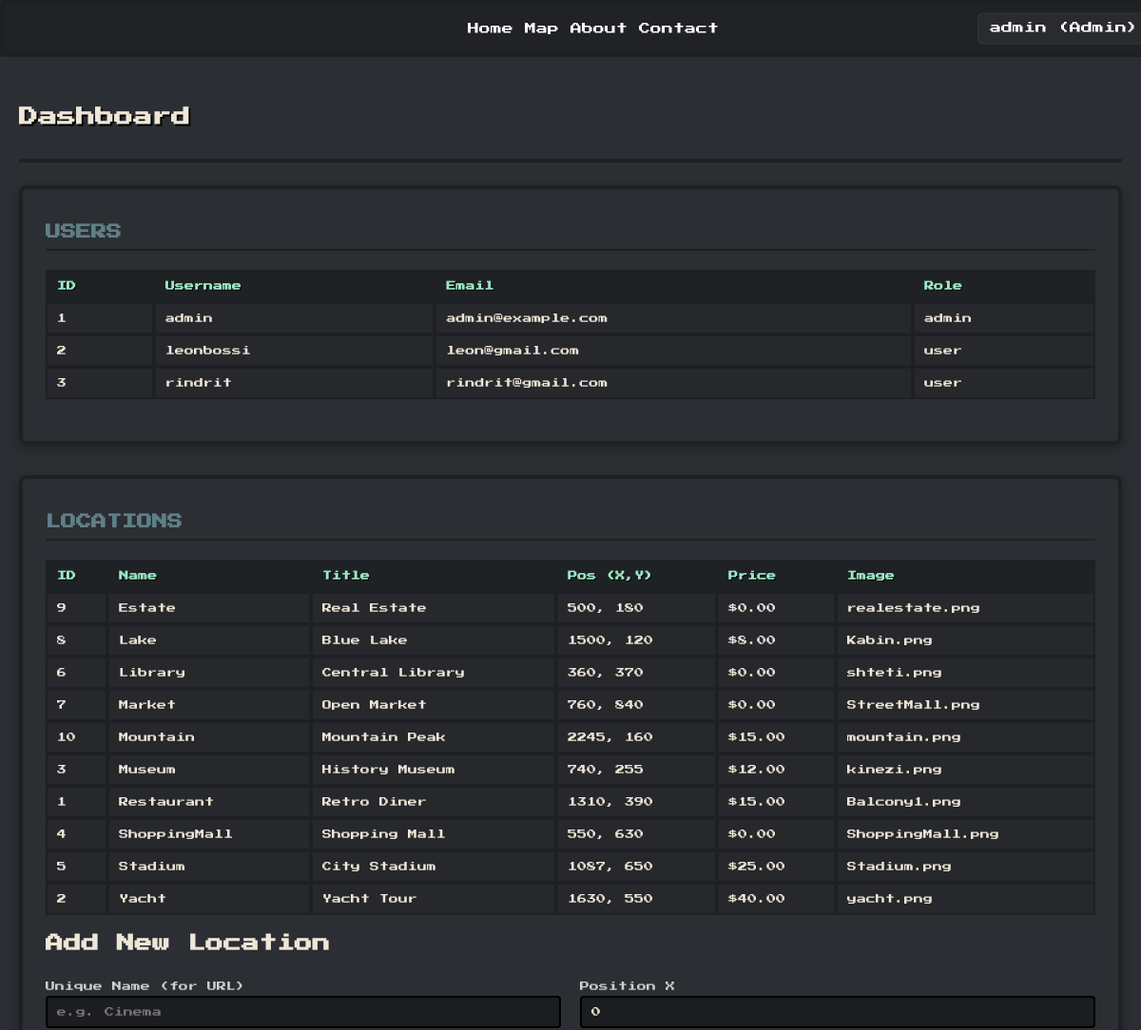
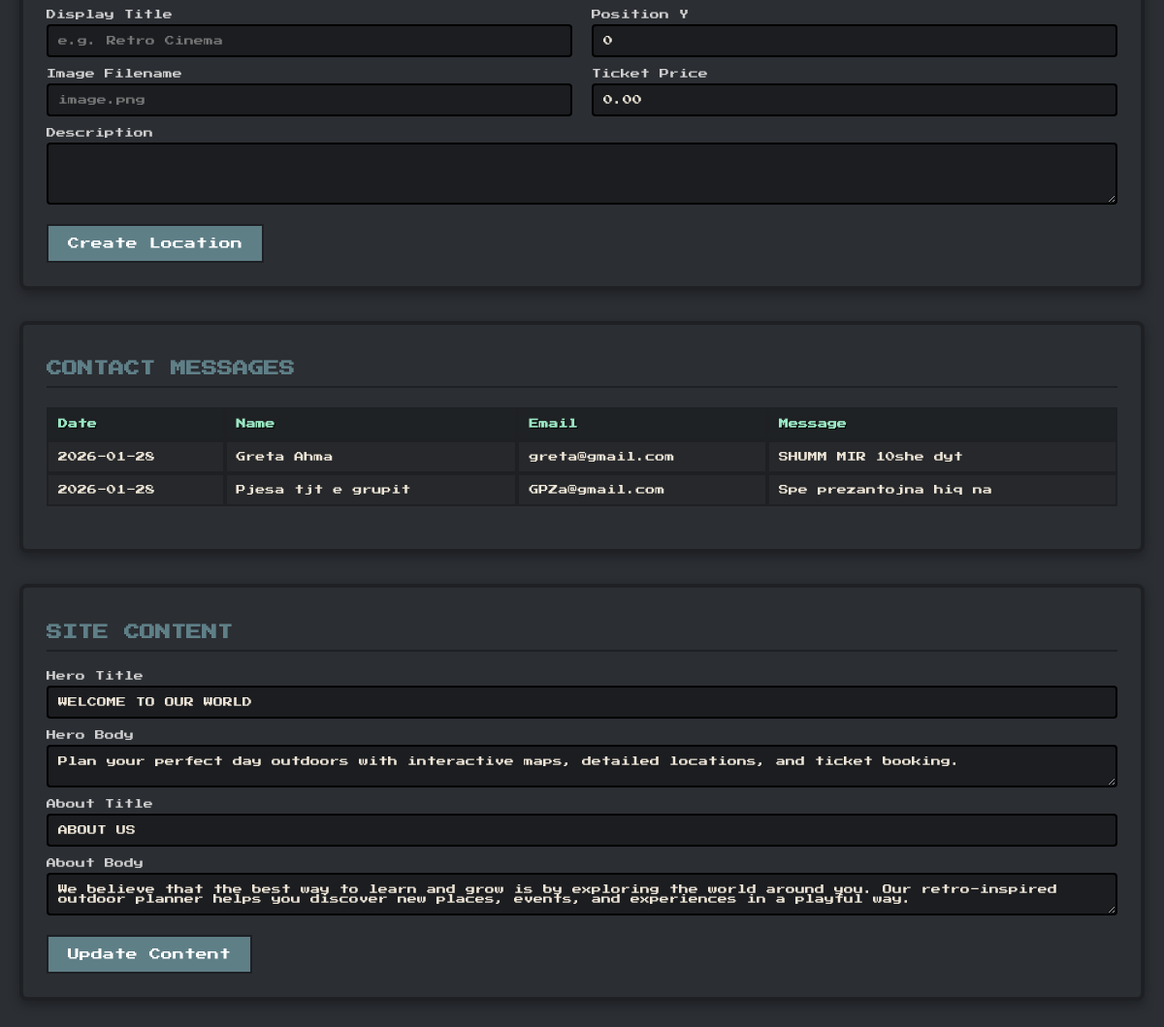
The app's page /Pages/Admin/dashboard.php (signed in) with its own data (2 pictures, top to bottom).
### tables this page shows
CREATE TABLE IF NOT EXISTS users (
    id INT AUTO_INCREMENT PRIMARY KEY,
    username VARCHAR(50) UNIQUE NOT NULL,
    email VARCHAR(100) UNIQUE NOT NULL,
    password VARCHAR(255) NOT NULL,
    role ENUM('admin','user') NOT NULL DEFAULT 'user',
    created_at TIMESTAMP DEFAULT CURRENT_TIMESTAMP
);

CREATE TABLE IF NOT EXISTS places (
    id INT AUTO_INCREMENT PRIMARY KEY,
    name VARCHAR(100) NOT NULL,
    title VARCHAR(200) NOT NULL,
    description TEXT NOT NULL,
    image VARCHAR(255) NOT NULL,
    position_x INT NOT NULL,
    position_y INT NOT NULL,
    ticket_price DECIMAL(10,2) NOT NULL DEFAULT 10.00,
    created_at TIMESTAMP DEFAULT CURRENT_TIMESTAMP,
    created_by INT NULL,
    updated_by INT NULL,
    FOREIGN KEY (created_by) REFERENCES users(id) ON DELETE SET NULL,
    FOREIGN KEY (updated_by) REFERENCES users(id) ON DELETE SET NULL
);

CREATE TABLE IF NOT EXISTS contact_messages (
    id INT AUTO_INCREMENT PRIMARY KEY,
    name VARCHAR(100) NOT NULL,
    email VARCHAR(100) NOT NULL,
    message TEXT NOT NULL,
    user_id INT NULL,
    created_at TIMESTAMP DEFAULT CURRENT_TIMESTAMP,
    FOREIGN KEY (user_id) REFERENCES users(id) ON DELETE SET NULL
);

CREATE TABLE IF NOT EXISTS site_content (
    id INT AUTO_INCREMENT PRIMARY KEY,
    slug VARCHAR(100) UNIQUE NOT NULL,
    title VARCHAR(200) NOT NULL,
    body TEXT NOT NULL,
    created_at TIMESTAMP DEFAULT CURRENT_TIMESTAMP
);

### config.php (called while the page is built, shortened)
<?php
function getCurrentUsername(): ?string {
    return isset($_SESSION['username']) ? (string)$_SESSION['username'] : null;
}

### classes/User.php (called while the page is built, shortened)
<?php
require_once __DIR__ . '/../config.php';
class User
{
    public function __construct(int $id, string $username, string $email, string $passwordHash, string $role = 'user')
    {
        $this->id = $id;
        $this->username = $username;
        $this->email = $email;
        $this->role = $role;
    }
    public static function fromRow(array $row): self
    {
        return new self(
            (int)$row['id'],
            $row['username'],
            $row['email'],
            $row['password'],
            $row['role'] ?? 'user'
        );
    }
    public static function all(): array
    {
        $conn = getDBConnection();
        $result = $conn->query("SELECT * FROM users ORDER BY id");
        $users = [];
        while ($row = $result->fetch_assoc()) {
            $users[] = self::fromRow($row);
        }
        return $users;
    }
}

### classes/Place.php (called while the page is built, shortened)
<?php
require_once __DIR__ . '/../config.php';
class Place
{
    public function __construct(
        int $id,
        string $name,
        string $title,
        string $description,
        ?string $image,
        int $position_x,
        int $position_y,
        float $ticket_price
    ) {
        $this->id = $id;
        $this->name = $name;
        $this->title = $title;
        $this->image = $image;
        $this->position_x = $position_x;
        $this->position_y = $position_y;
        $this->ticket_price = $ticket_price;
    }
    public static function fromRow(array $row): self
    {
        return new self(
            (int)$row['id'],
            $row['name'],
            $row['title'],
            $row['description'],
            $row['image'] ?? null,
            (int)$row['position_x'],
            (int)$row['position_y'],
            (float)$row['ticket_price']
        );
    }
    public static function all(): array
    {
        $conn = getDBConnection();
        $result = $conn->query("SELECT * FROM places ORDER BY name");
        $places = [];
        while ($row = $result->fetch_assoc()) {
            $places[] = self::fromRow($row);
        }
        return $places;
    }
}

### classes/ContactMessage.php (called while the page is built, shortened)
<?php
require_once __DIR__ . '/../config.php';
class ContactMessage
{
    public function __construct(int $id, string $name, string $email, string $message, ?int $userId, string $createdAt)
    {
        $this->name = $name;
        $this->email = $email;
        $this->message = $message;
        $this->createdAt = $createdAt;
    }
    public static function all(): array
    {
        $conn = getDBConnection();
        $result = $conn->query("SELECT id, name, email, message, user_id, created_at FROM contact_messages ORDER BY created_at DESC");
        $messages = [];
        while ($row = $result->fetch_assoc()) {
            $messages[] = new self(
                (int)$row['id'],
                $row['name'],
                $row['email'],
                $row['message'],
                $row['user_id'] !== null ? (int)$row['user_id'] : null,
                $row['created_at']
            );
        }
        return $messages;
    }
}

### Pages/Admin/dashboard.php (the view, shortened to what this page needs)
<?php
require_once '../../config.php';
require_once __DIR__ . '/../../classes/ContactMessage.php';
require_once __DIR__ . '/../../classes/Place.php';
require_once __DIR__ . '/../../classes/User.php';
$contactMessages = ContactMessage::all();
$places = Place::all();
$users = User::all();
$conn = getDBConnection();
$heroContent = null;
$aboutContent = null;
$stmt = $conn->prepare("SELECT slug, title, body FROM site_content WHERE slug IN ('home_hero','about_text')");
$stmt->execute();
$result = $stmt->get_result();
while ($row = $result->fetch_assoc()) {
    if ($row['slug'] === 'home_hero') {
        $heroContent = $row;
    } elseif ($row['slug'] === 'about_text') {
        $aboutContent = $row;
    }
}
?>
<!DOCTYPE html>
<html lang="en">
<head>
    <link rel="stylesheet" href="../Home/home.css">
</head>
<body>
<nav>
    <div class="nav-links">
        <a href="../Home/home.php#home">Home</a>
        <a href="../Home/home.php#map">Map</a>
        <a href="../Home/home.php#about">About</a>
        <a href="../Home/home.php#contact">Contact</a>
    </div>
    <div class="auth">
        <button class="auth-btn"><?php echo htmlspecialchars(getCurrentUsername()); ?> (Admin) ▾</button>
    </div>
</nav>
<div class="admin-wrapper">
    <div class="admin-header">
        <h1>Dashboard</h1>
    </div>
    <div class="admin-section">
        <h2>Users</h2>
        <?php if (empty($users)): ?>
            <p style="font-size: 10px;">No users found.</p>
        <?php else: ?>
            <table class="admin-table">
                <thead>
                    <tr>
                        <th>ID</th>
                        <th>Username</th>
                        <th>Email</th>
                        <th>Role</th>
                    </tr>
                </thead>
                <tbody>
                    <?php foreach ($users as $u): ?>
                        <tr>
                            <td><?php echo (int)$u->id; ?></td>
                            <td><?php echo htmlspecialchars($u->username); ?></td>
                            <td><?php echo htmlspecialchars($u->email); ?></td>
                            <td><?php echo htmlspecialchars($u->role); ?></td>
                        </tr>
                    <?php endforeach; ?>
                </tbody>
            </table>
        <?php endif; ?>
    </div>
    <div class="admin-section">
        <h2>Locations</h2>
        <?php if (empty($places)): ?>
            <p style="font-size: 10px;">No places found.</p>
        <?php else: ?>
            <table class="admin-table">
                <thead>
                    <tr>
                        <th>ID</th>
                        <th>Name</th>
                        <th>Title</th>
                        <th>Pos (X,Y)</th>
                        <th>Price</th>
                        <th>Image</th>
                    </tr>
                </thead>
                <tbody>
                    <?php foreach ($places as $p): ?>
                        <tr>
                            <td><?php echo (int)$p->id; ?></td>
                            <td><?php echo htmlspecialchars($p->name); ?></td>
                            <td><?php echo htmlspecialchars($p->title); ?></td>
                            <td><?php echo $p->position_x . ', ' . $p->position_y; ?></td>
                            <td>$<?php echo number_format($p->ticket_price, 2); ?></td>
                            <td><?php echo htmlspecialchars($p->image ?? '-'); ?></td>
                        </tr>
                    <?php endforeach; ?>
                </tbody>
            </table>
        <?php endif; ?>
        <h3>Add New Location</h3>
        <form method="post" class="admin-form">
            <div style="display: grid; grid-template-columns: 1fr 1fr; gap: 20px;">
                <div>
                    <label>Unique Name (for URL)</label>
                    <input name="place_name" type="text" placeholder="e.g. Cinema" required>
                    <label>Display Title</label>
                    <input name="place_title" type="text" placeholder="e.g. Retro Cinema" required>
                    <label>Image Filename</label>
                    <input name="place_image" type="text" placeholder="image.png">
                </div>
                <div>
                     <label>Position X</label>
                    <input name="place_x" type="number" value="0">
                    <label>Position Y</label>
                    <input name="place_y" type="number" value="0">
                    <label>Ticket Price</label>
                    <input name="place_price" type="number" step="0.01" value="0.00">
                </div>
            </div>
            <label>Description</label>
            <textarea name="place_description" rows="4" required></textarea>
            <button type="submit">Create Location</button>
        </form>
    </div>
    <div class="admin-section">
        <h2>Contact Messages</h2>
        <?php if (empty($contactMessages)): ?>
            <p style="font-size: 10px;">No messages received.</p>
        <?php else: ?>
            <table class="admin-table">
                <thead>
                    <tr>
                        <th>Date</th>
                        <th>Name</th>
                        <th>Email</th>
                        <th>Message</th>
                    </tr>
                </thead>
                <tbody>
                    <?php foreach ($contactMessages as $m): ?>
                        <tr>
                            <td><?php echo date('Y-m-d', strtotime($m->createdAt)); ?></td>
                            <td><?php echo htmlspecialchars($m->name); ?></td>
                            <td><?php echo htmlspecialchars($m->email); ?></td>
                            <td><?php echo nl2br(htmlspecialchars($m->message)); ?></td>
                        </tr>
                    <?php endforeach; ?>
                </tbody>
            </table>
        <?php endif; ?>
    </div>
    <div class="admin-section">
        <h2>Site Content</h2>
        <form method="post" class="admin-form">
            <label>Hero Title</label>
            <input name="hero_title" type="text" value="<?php echo htmlspecialchars($heroContent['title'] ?? ''); ?>">
            <label>Hero Body</label>
            <textarea name="hero_body"><?php echo htmlspecialchars($heroContent['body'] ?? ''); ?></textarea>
            <label>About Title</label>
            <input name="about_title" type="text" value="<?php echo htmlspecialchars($aboutContent['title'] ?? ''); ?>">
            <label>About Body</label>
            <textarea name="about_body"><?php echo htmlspecialchars($aboutContent['body'] ?? ''); ?></textarea>
            <button type="submit">Update Content</button>
        </form>
    </div>
</div>
</body>
</html>

### Pages/Home/home.css (style rules this page uses)
body { margin: 0; background-color: #2b2e33; font-family: "Press Start 2P", sans-serif; color: white; }
nav { width: 100%; padding: 20px; position: fixed; top: 0; left: 0; display: flex; justify-content: center; gap: 40px; font-size: 12px; background: rgba(0, 0, 0, 0.25); backdrop-filter: blur(2px); z-index: 10; border: 4px solid #1e2024; border-radius: 4px; }
.auth { position: absolute; right: 16px; top: 50%; transform: translateY(-50%); }
.auth-btn { background: rgba(255,255,255,0.04); color: white; border: 1px solid rgba(255,255,255,0.06); padding: 8px 12px; border-radius: 6px; cursor: pointer; font-family: inherit; font-size: 12px; }
nav a { color: white; text-decoration: none; transition: 0.2s; }
html { scroll-behavior: smooth; }

### Pages/Admin/dashboard.php (style rules this page uses)
.admin-wrapper { max-width: 1200px; margin: 100px auto 40px auto; color: #efe6d8; font-family: 'Press Start 2P', monospace; padding: 0 20px; }
.admin-header { display: flex; justify-content: space-between; align-items: center; margin-bottom: 24px; border-bottom: 4px solid #1e2024; padding-bottom: 20px; }
.admin-header h1 { font-size: 20px; text-shadow: 2px 2px 0 #000; }
.admin-section { background: #2b2e33; padding: 24px; margin-bottom: 32px; border: 4px solid #1e2024; border-radius: 8px; box-shadow: 0 4px 12px rgba(0,0,0,0.3); }
.admin-section h2 { font-size: 16px; margin-bottom: 20px; color: #5f7f87; text-transform: uppercase; border-bottom: 2px solid #1e2024; padding-bottom: 10px; }
table.admin-table { width: 100%; border-collapse: separate; border-spacing: 0; font-size: 10px; margin-bottom: 20px; }
table.admin-table th, table.admin-table td { border: 2px solid #1e2024; padding: 10px; text-align: left; background: #26282b; }
table.admin-table th { background: #1f2224; color: #9be7c4; text-shadow: 1px 1px 0 #000; }
.admin-form label { display: block; font-size: 10px; margin-top: 12px; color: #cfcfcf; }
.admin-form input, .admin-form textarea { width: 100%; padding: 10px; margin-top: 5px; background: #1b1d20; border: 2px solid #000; color: #efe6d8; font-family: inherit; font-size: 10px; box-sizing: border-box; border-radius: 4px; }
.admin-form button { margin-top: 20px; padding: 12px 20px; background: #5f7f87; border: 2px solid #1e2024; color: white; font-family: inherit; font-size: 12px; cursor: pointer; transition: all 0.2s; }

### records on screen
users: id "1", username "admin", email "admin@example.com", role "admin"
users: id "2", username "leonbossi", email "leon@gmail.com", role "user"
users: id "3", username "rindrit", email "rindrit@gmail.com", role "user"
places: id "9", name "Estate", title "Real Estate", position_x "500", position_y "180", ticket_price "0.00", image "realestate.png"
places: id "8", name "Lake", title "Blue Lake", position_x "1500", position_y "120", ticket_price "8.00", image "Kabin.png"
places: id "6", name "Library", title "Central Library", position_x "360", position_y "370", ticket_price "0.00", image "shteti.png"
places: id "7", name "Market", title "Open Market", position_x "760", position_y "840", ticket_price "0.00", image "StreetMall.png"
places: id "10", name "Mountain", title "Mountain Peak", position_x "2245", position_y "160", ticket_price "15.00", image "mountain.png"
places: id "3", name "Museum", title "History Museum", position_x "740", position_y "255", ticket_price "12.00", image "kinezi.png"
places: id "1", name "Restaurant", title "Retro Diner", position_x "1310", position_y "390", ticket_price "15.00", image "Balcony1.png"
places: id "4", name "ShoppingMall", title "Shopping Mall", position_x "550", position_y "630", ticket_price "0.00", image "ShoppingMall.png"
places: id "5", name "Stadium", title "City Stadium", position_x "1087", position_y "650", ticket_price "25.00", image "Stadium.png"
places: id "2", name "Yacht", title "Yacht Tour", position_x "1630", position_y "550", ticket_price "40.00", image "yacht.png"
contact_messages: created_at "2026-01-28", name "Greta Ahma", email "greta@gmail.com", message "SHUMM MIR 10she dyt"
contact_messages: created_at "2026-01-28", name "Pjesa tjt e grupit", email "GPZa@gmail.com", message "Spe prezantojna hiq na"
site_content: hero_title "WELCOME TO OUR WORLD", hero_body "Plan your perfect day outdoors with interactive maps, detailed locations, and ticket booking."
site_content: about_title "ABOUT US", about_body "We believe that the best way to learn and grow is by exploring the world around you. Our retro-inspired outdoor planner helps you discover new places, events, and experiences in a playful way."

### other values on screen
getCurrentUsername() "admin"
